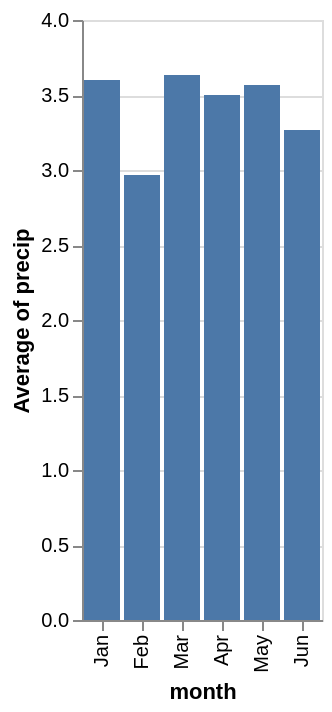

The code cell stored with this chart in its notebook:
### Code cell
# Explicit sort: chronological order
alt.Chart(weather).mark_bar().encode(
    x=alt.X('month:O', sort=['Jan', 'Feb', 'Mar', 'Apr', 'May', 'Jun']),
    y='average(precip):Q'
)

### Figure 1 — Vega-Lite specification as saved in the notebook (floating-point values rounded to 4 significant figures)
{"config": {"view": {"continuousWidth": 300, "continuousHeight": 300}}, "data": {"name": "data-a0edf122470d64c801b829f5c0e672f9"}, "mark": {"type": "bar"}, "encoding": {"x": {"field": "month", "sort": ["Jan", "Feb", "Mar", "Apr", "May", "Jun"], "type": "ordinal"}, "y": {"aggregate": "average", "field": "precip", "type": "quantitative"}}, "$schema": "https://vega.github.io/schema/vega-lite/v6.1.0.json", "datasets": {"data-a0edf122470d64c801b829f5c0e672f9": [{"city": "Seattle", "month": "Jan", "precip": 5.2, "temp": 42}, {"city": "Seattle", "month": "Feb", "precip": 3.9, "temp": 45}, {"city": "Seattle", "month": "Mar", "precip": 4.1, "temp": 50}, {"city": "Seattle", "month": "Apr", "precip": 2.8, "temp": 55}, {"city": "Seattle", "month": "May", "precip": 2.1, "temp": 62}, {"city": "Seattle", "month": "Jun", "precip": 1.6, "temp": 68}, {"city": "New York", "month": "Jan", "precip": 3.6, "temp": 35}, {"city": "New York", "month": "Feb", "precip": 3.1, "temp": 38}, {"city": "New York", "month": "Mar", "precip": 4.2, "temp": 48}, {"city": "New York", "month": "Apr", "precip": 4.0, "temp": 58}, {"city": "New York", "month": "May", "precip": 4.5, "temp": 68}, {"city": "New York", "month": "Jun", "precip": 4.2, "temp": 77}, {"city": "Chicago", "month": "Jan", "precip": 2.0, "temp": 28}, {"city": "Chicago", "month": "Feb", "precip": 1.9, "temp": 32}, {"city": "Chicago", "month": "Mar", "precip": 2.6, "temp": 42}, {"city": "Chicago", "month": "Apr", "precip": 3.7, "temp": 52}, {"city": "Chicago", "month": "May", "precip": 4.1, "temp": 64}, {"city": "Chicago", "month": "Jun", "precip": 4.0, "temp": 74}]}}
